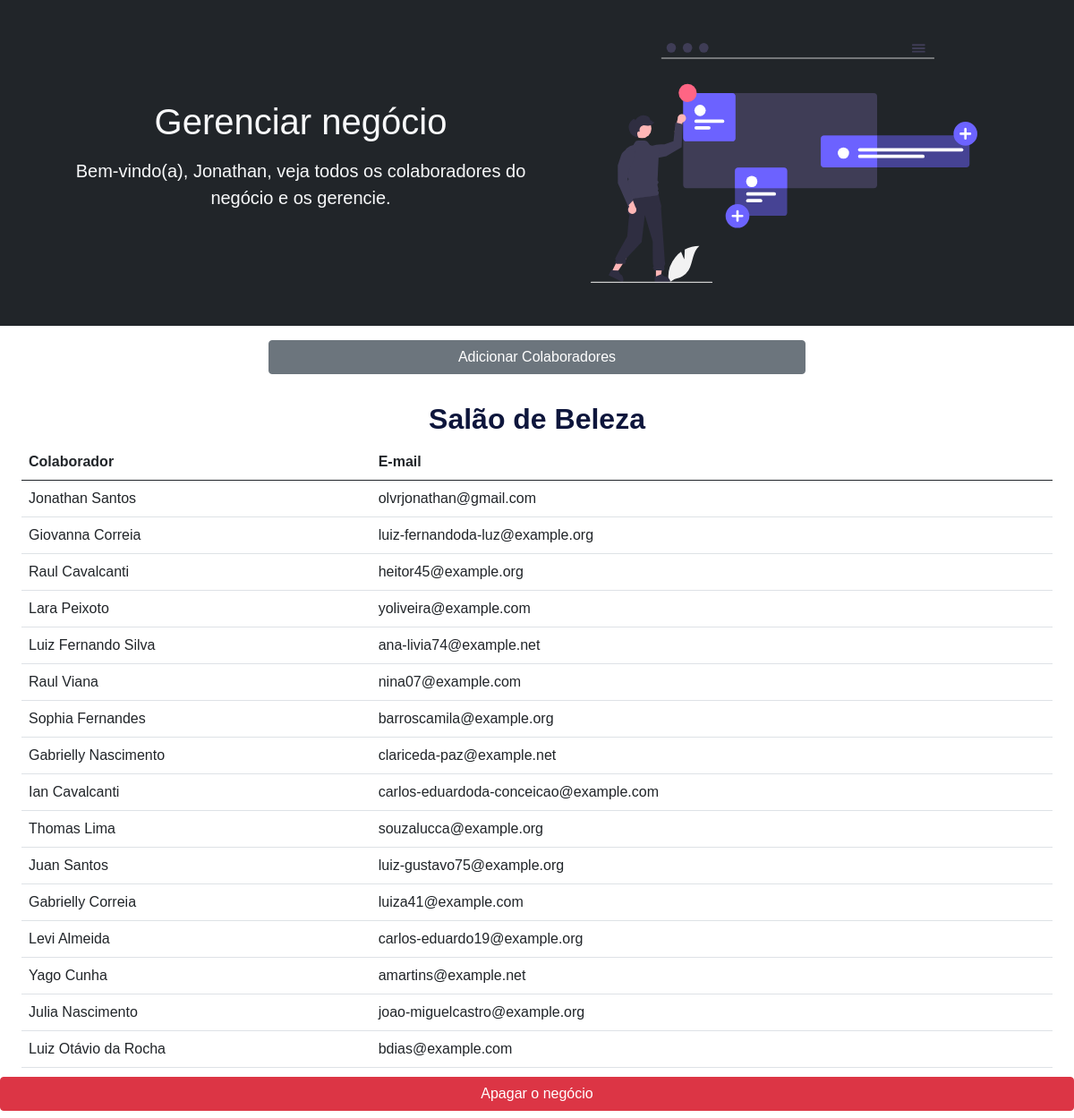
Screenshot of /negocio/ (signed in) with the database file from the repository.
### user/models.py (models this page shows, shortened)
class CustomUser(AbstractBaseUser):
    email = models.EmailField('Endereço de e-mail', unique=True)
    first_name = models.CharField(max_length=20)
    last_name = models.CharField(max_length=20)
    business = models.ForeignKey('Business', null=True, blank=True,
                                on_delete=models.SET_NULL, related_name='associated_business')
    cpf = models.CharField(max_length=11, null=True, blank=False)
    birth_date = models.DateField('Data de nascimento', null=True, blank=False)
    phone_number = models.CharField(max_length=11, null=True, blank=False, unique=True,
                                    help_text='Insira apenas dígitos no formato (xx) 98765-4321.')
    is_client = models.BooleanField(default=False)
    is_active = models.BooleanField(default=True)
    is_admin = models.BooleanField(default=False)
    objects = CustomUserManager()
    USERNAME_FIELD = 'email'
    REQUIRED_FIELDS = ['first_name', 'last_name']
    def __str__(self):
        return self.email

class Business(models.Model):
    cnpj_cpf = models.CharField(max_length=14, unique=True)
    name = models.CharField(max_length=50, unique=True)
    register_date = models.DateField(auto_now_add=True)
    ceo = models.OneToOneField('CustomUser', on_delete=models.RESTRICT,
                                related_name='business_ceo', blank=True, unique=True)
    invitations = models.ManyToManyField('CustomUser', related_name='user_invitations',
                                        blank=True, limit_choices_to={'business': None})
    class Meta:
        verbose_name_plural = 'businesses'
    def __str__(self) -> str:
        return self.name

### user/views.py (the view, shortened to what this page needs)
# urls.py: path('negocio/', views.negocio, name = 'negocio'),
@login_required
def negocio(request):
    is_owner = bool(Business.objects.filter(ceo=request.user.pk))
    is_worker = bool(request.user.business)
    if is_owner:
        condition = 'owner'
    elif is_worker:
        condition = 'worker'
    else:
        condition = 'free'
    modal = None
    business = None
    invites = None
    colab = None
    if not is_worker:
        business = BusinessForm()
        if request.method == 'POST':
            if request.POST.get('bus'):
                business = BusinessForm(request.POST)
                if business.is_valid():
                    if business.validate():
                        business.save(commit=False)
                        business.instance.ceo = request.user
                        pk = business.save().pk
                        user = CustomUser.objects.get(pk=request.user.pk)
                        user.business_id = pk
                        user.save()
                        business = BusinessForm()
                        return HttpResponseRedirect(reverse('negocio'))
                modal = 'business'
            if request.POST.get('accept') or request.POST.get('decline'):
                return button(request)
        invites =  CustomUser.objects.get(pk=request.user.pk).user_invitations.all()
    elif condition == 'owner':
        colab = CustomUser.objects.filter(business=request.user.business.pk)
        to_add = Business.objects.get(pk=request.user.business.pk)
        business = ColaboratorForm()
        invites = to_add.invitations.all()
    elif condition == 'worker':
        colab = CustomUser.objects.filter(business=request.user.business.pk)
        if request.method == 'POST':
            if request.POST.get('leave'):
                return button(request)
    context = {'condition': condition, 'business': business, 'modal': modal, 'invites': invites, 'colab': colab}
    return render(request, 'user/negocio.html', context)

### templates/user/negocio.html (shortened to what this page needs)
{% extends "user/template.html" %}
{% load crispy_forms_tags %}
{% load static %}
{% block content %}
	<section class="bg-dark text-light p-5 text-center">
        <div class="container">
            <div class="d-md-flex flex-row align-items-center justify-content-between">
                <div>
                    <h1>Gerenciar negócio</h1>
                    <p class="lead my-3">Bem-vindo(a), {{ user.first_name }},
					{% if condition == 'owner' %} veja todos os colaboradores do negócio e os gerencie.</p>{% endif %}
                </div>
                <img class="img-fluid d-none d-md-block mx-5 size-small" src="{% static 'imagens/business.svg' %}" alt="Alguma coisa" />
            </div>
        </div>
    </section>
	{% if condition == 'owner' %}
	<div class="d-grid gap-2 col-6 mx-auto mt-3">
		<button data-bs-toggle="modal" data-bs-target="#add" class="btn btn-secondary mb-3">Adicionar Colaboradores</button>
	</div>
	{% endif %}
	{% if condition != 'free' %}
	<h2 id="name"> {{ user.business }}</h2>
	<table class="table table-hover colab mx-4">
		<thead>
			<tr>
				<th scope="col">Colaborador</th>
				<th scope="col">E-mail</th>
			</tr>
		</thead>
		<tbody>
			{% for person in colab %}
			<tr>
				<td> {{ person.first_name }} {{ person.last_name }} </td>
				<td> {{ person }} </td>
			</tr>
			{% endfor %}
		</tbody>
	</table>
	{% endif %}
	{% if condition == 'owner' %}
		<div class="d-grid mx-auto m-2">
			<button class="btn btn-danger" data-bs-toggle="modal" data-bs-target="#delete">Apagar o negócio</button>
		</div>
	{% endif %}
{% endblock %}

### static/user/style.css (style rules this page uses)
* { font-family: Arial, Helvetica, sans-serif; }
.size-small { width: 40%; }
.colab { margin: 0 2% 10px 2%; width: 96%; }
#name { text-align: center; color: #0E163C; margin-top: 15px; font-weight: bold; }

### rows the page displays
CustomUser: first_name "Jonathan", business "Salão de Beleza", last_name "Santos", email "olvrjonathan@gmail.com"
CustomUser: first_name "Giovanna", last_name "Correia", email "luiz-fernandoda-luz@example.org"
CustomUser: first_name "Raul", last_name "Cavalcanti", email "heitor45@example.org"
CustomUser: first_name "Lara", last_name "Peixoto", email "yoliveira@example.com"
CustomUser: first_name "Luiz Fernando", last_name "Silva", email "ana-livia74@example.net"
CustomUser: first_name "Raul", last_name "Viana", email "nina07@example.com"
CustomUser: first_name "Sophia", last_name "Fernandes", email "barroscamila@example.org"
CustomUser: first_name "Gabrielly", last_name "Nascimento", email "clariceda-paz@example.net"
CustomUser: first_name "Ian", last_name "Cavalcanti", email "carlos-eduardoda-conceicao@example.com"
CustomUser: first_name "Thomas", last_name "Lima", email "souzalucca@example.org"
CustomUser: first_name "Juan", last_name "Santos", email "luiz-gustavo75@example.org"
CustomUser: first_name "Gabrielly", last_name "Correia", email "luiza41@example.com"
CustomUser: first_name "Levi", last_name "Almeida", email "carlos-eduardo19@example.org"
CustomUser: first_name "Yago", last_name "Cunha", email "amartins@example.net"
CustomUser: first_name "Julia", last_name "Nascimento", email "joao-miguelcastro@example.org"
CustomUser: first_name "Luiz Otávio", last_name "da Rocha", email "bdias@example.com"
